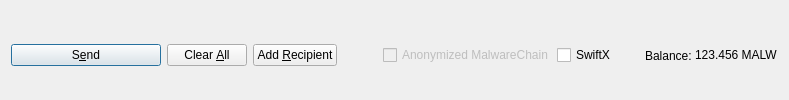
         <widget class="QFrame" name="frame_Send">
          <layout class="QHBoxLayout" name="horizontalLayout">
           <property name="bottomMargin">
            <number>0</number>
           </property>
           <item>
            <widget class="QPushButton" name="sendButton">
             <property name="minimumSize">
              <size>
               <width>150</width>
               <height>0</height>
              </size>
             </property>
             <property name="toolTip">
              <string>Confirm the send action</string>
             </property>
             <property name="text">
              <string>S&amp;end</string>
             </property>
             <property name="autoDefault">
              <bool>false</bool>
             </property>
             <property name="default">
              <bool>true</bool>
             </property>
            </widget>
           </item>
           <item>
            <widget class="QPushButton" name="clearButton">
             <property name="sizePolicy">
              <sizepolicy hsizetype="Minimum" vsizetype="Fixed">
               <horstretch>0</horstretch>
               <verstretch>0</verstretch>
              </sizepolicy>
             </property>
             <property name="toolTip">
              <string>Clear all fields of the form.</string>
             </property>
             <property name="text">
              <string>Clear &amp;All</string>
             </property>
             <property name="autoDefault">
              <bool>false</bool>
             </property>
            </widget>
           </item>
           <item>
            <widget class="QPushButton" name="addButton">
             <property name="toolTip">
              <string>Send to multiple recipients at once</string>
             </property>
             <property name="text">
              <string>Add &amp;Recipient</string>
             </property>
             <property name="autoDefault">
              <bool>false</bool>
             </property>
            </widget>
           </item>
           <item>
            <spacer name="horizontalSpacer">
             <property name="orientation">
              <enum>Qt::Horizontal</enum>
             </property>
             <property name="sizeHint" stdset="0">
              <size>
               <width>40</width>
               <height>20</height>
              </size>
             </property>
            </spacer>
           </item>
           <item>
            <layout class="QHBoxLayout" name="horizontalLayout_2">
             <property name="spacing">
              <number>3</number>
             </property>
             <item>
              <widget class="QCheckBox" name="checkzMALW">
               <property name="enabled">
                <bool>false</bool>
               </property>
               <property name="text">
                <string>Anonymized MalwareChain</string>
               </property>
              </widget>
             </item>
             <item>
              <widget class="QCheckBox" name="checkSwiftTX">
               <property name="enabled">
                <bool>true</bool>
               </property>
               <property name="minimumSize">
                <size>
                 <width>85</width>
                 <height>0</height>
                </size>
               </property>
               <property name="text">
                <string>SwiftX</string>
               </property>
              </widget>
             </item>
             <item>
              <widget class="QLabel" name="labelForBalance">
               <property name="text">
                <string>Balance:</string>
               </property>
              </widget>
             </item>
             <item>
              <widget class="QLabel" name="labelBalance">
               <property name="sizePolicy">
                <sizepolicy hsizetype="Preferred" vsizetype="Fixed">
                 <horstretch>0</horstretch>
                 <verstretch>0</verstretch>
                </sizepolicy>
               </property>
               <property name="cursor">
                <cursorShape>IBeamCursor</cursorShape>
               </property>
               <property name="text">
                <string notr="true">123.456 MALW</string>
               </property>
               <property name="textInteractionFlags">
                <set>Qt::LinksAccessibleByMouse|Qt::TextSelectableByKeyboard|Qt::TextSelectableByMouse</set>
               </property>
              </widget>
             </item>
            </layout>
           </item>
          </layout>
         </widget>
